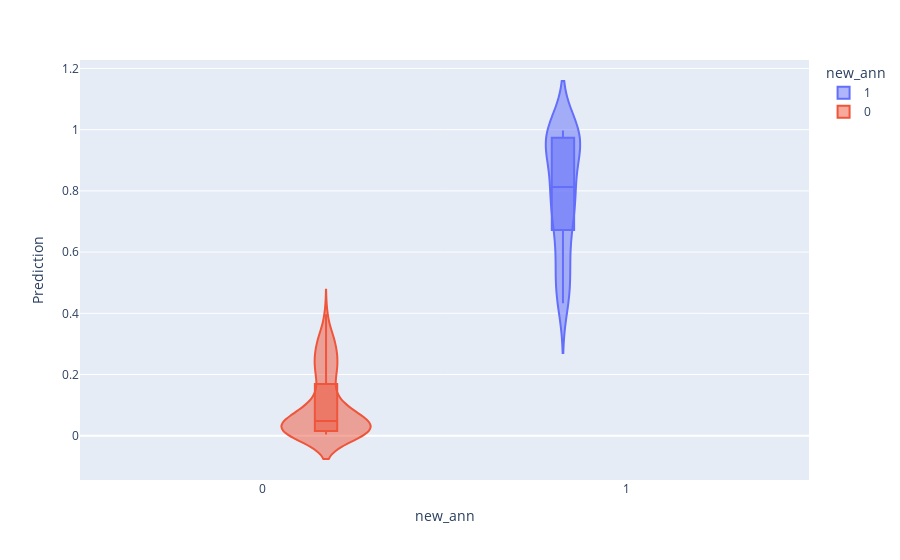

Write notebook code for a chart like this one.
### Code cell
answer = "yes"
while(answer != "no"):
    threshold = float(input("Please enter the threshold number between 0-1 : \n" ))
#print(threshold)

    if(threshold >= 0 and threshold <= 1):
        pass  
    else:
        print("it's not valid")
    prediction = df["Prediction"]
    new_ann=[]
    for a in range(0,len(prediction)):
        if(prediction[a]>=threshold):
            new_ann.append(1)
        else:
            new_ann.append(0)
    df["new_ann"] = new_ann
    fig = px.violin(df, y="Prediction", x="new_ann", color="new_ann", box=True, 
          hover_data=df.columns)
    fig.show()
    
    answer = input("would you like to try another threshold ")

### Figure 1 — Plotly figure (JSON) as saved in the notebook; plotly's stock layout.template omitted (floating-point values rounded to 4 significant figures; data arrays with more than 128 entries replaced by an {"elided": "..."} marker saying what was removed)
{"data": [{"alignmentgroup": "True", "box": {"visible": true}, "customdata": {"elided": "79x3 float values"}, "hoverlabel": {"namelength": 0}, "hovertemplate": "new_ann=%{customdata[2]}<br>Prediction=%{customdata[1]}<br>Annotation=%{customdata[0]}", "legendgroup": "1", "marker": {"color": "#636efa"}, "name": "1", "offsetgroup": "1", "orientation": "v", "scalegroup": "True", "showlegend": true, "type": "violin", "x": [1, 1, 1, 1, 1, 1, 1, 1, 1, 1, 1, 1, 1, 1, 1, 1, 1, 1, 1, 1, 1, 1, 1, 1, 1, 1, 1, 1, 1, 1, 1, 1, 1, 1, 1, 1, 1, 1, 1, 1, 1, 1, 1, 1, 1, 1, 1, 1, 1, 1, 1, 1, 1, 1, 1, 1, 1, 1, 1, 1, 1, 1, 1, 1, 1, 1, 1, 1, 1, 1, 1, 1, 1, 1, 1, 1, 1, 1, 1], "x0": " ", "xaxis": "x", "y": [0.9969, 0.9922, 0.9839, 0.975, 0.9737, 0.9734, 0.9408, 0.9099, 0.8988, 0.8905, 0.8454, 0.7716, 0.7484, 0.7325, 0.7224, 0.7201, 0.7148, 0.6895, 0.6258, 0.5882, 0.5829, 0.5708, 0.5349, 0.4407, 0.7388, 0.9451, 0.9121, 0.7056, 0.8044, 0.997, 0.9958, 0.9953, 0.9935, 0.9894, 0.9871, 0.9864, 0.9844, 0.984, 0.9834, 0.9818, 0.9813, 0.9805, 0.9759, 0.9749, 0.9732, 0.9727, 0.9706, 0.9606, 0.9586, 0.9262, 0.9192, 0.8892, 0.825, 0.8214, 0.8167, 0.8128, 0.806, 0.8042, 0.8041, 0.7988, 0.7968, 0.7704, 0.7554, 0.7431, 0.6958, 0.6665, 0.649, 0.6353, 0.5589, 0.5325, 0.5143, 0.4862, 0.4812, 0.4756, 0.4723, 0.4575, 0.4473, 0.4446, 0.4325], "y0": " ", "yaxis": "y"}, {"alignmentgroup": "True", "box": {"visible": true}, "customdata": {"elided": "165x3 float values"}, "hoverlabel": {"namelength": 0}, "hovertemplate": "new_ann=%{customdata[2]}<br>Prediction=%{customdata[1]}<br>Annotation=%{customdata[0]}", "legendgroup": "0", "marker": {"color": "#EF553B"}, "name": "0", "offsetgroup": "0", "orientation": "v", "scalegroup": "True", "showlegend": true, "type": "violin", "x": {"elided": "165 int values"}, "x0": " ", "xaxis": "x", "y": {"elided": "165 float values"}, "y0": " ", "yaxis": "y"}], "layout": {"legend": {"title": {"text": "new_ann"}, "tracegroupgap": 0}, "margin": {"t": 60}, "violinmode": "group", "xaxis": {"anchor": "y", "categoryarray": [1, 0], "categoryorder": "array", "domain": [0, 1], "title": {"text": "new_ann"}}, "yaxis": {"anchor": "x", "domain": [0, 1], "title": {"text": "Prediction"}}}}
